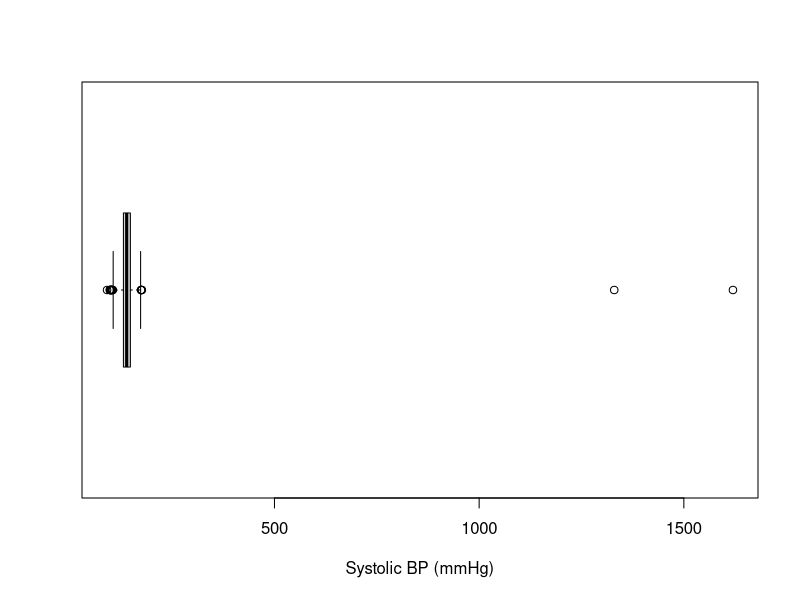
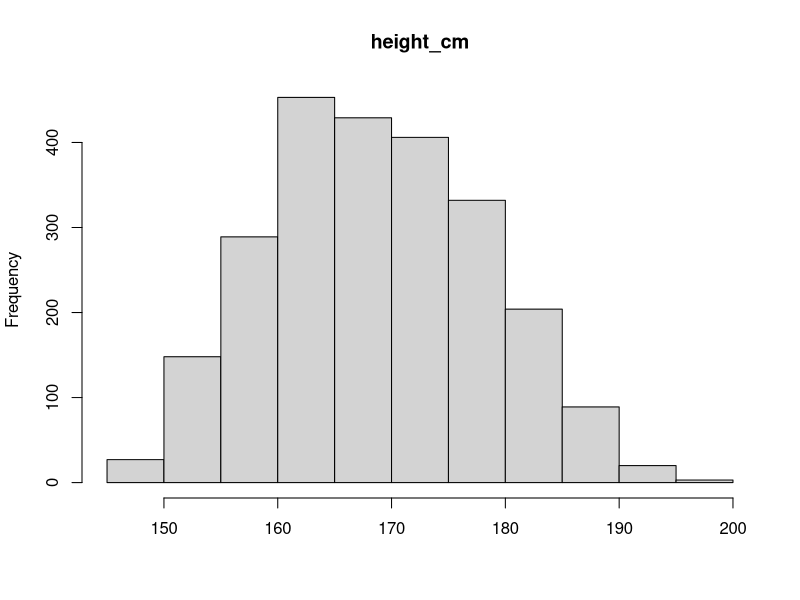
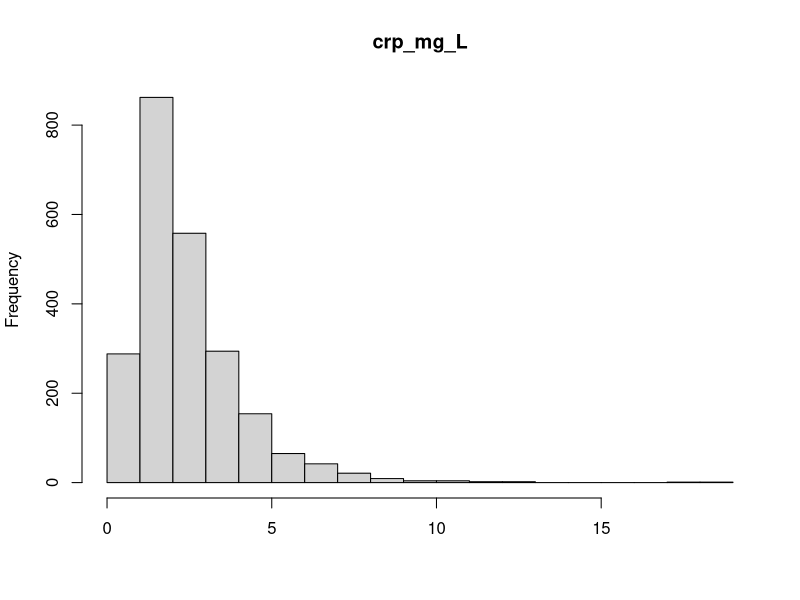
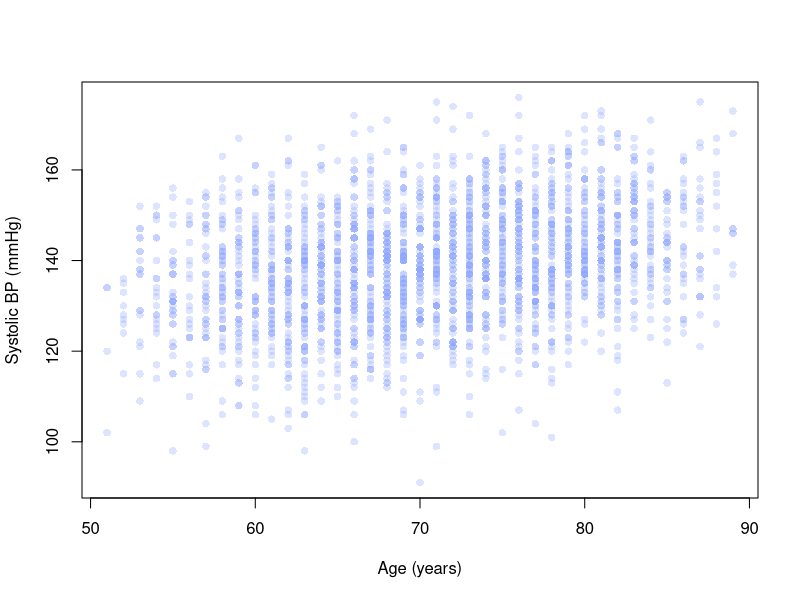

Generate these figures, in order, with R:
## ---- chunk 1
#| include: false
library(tidyverse)
library(conflicted)
conflicts_prefer(dplyr::filter)

cohort <- read_csv(
  here::here("Simulated_data/generated_uk/bioinformatics_msc_stats_baseline.csv"),
  show_col_types = FALSE
) |>
  select(
    participant_id, age_years, sex_at_birth, imd_quintile, smoking_status,
    self_rated_health, height_cm, bmi_kg_m2, systolic_bp_mmHg,
    crp_mg_L, obesity, type2_diabetes
  )
## ---- chunk 2
dim(cohort)
## ---- chunk 3
glimpse(cohort)
## ---- chunk 4
cohort |>
  summarise(
    mean   = mean(age_years),
    median = median(age_years)
  )
## ---- chunk 5
cohort |>
  summarise(
    sd    = sd(age_years),
    IQR   = IQR(age_years),
    range = max(age_years) - min(age_years)
  )
## ---- chunk 6
cohort |>
  summarise(
    n      = n(),
    mean   = mean(systolic_bp_mmHg),
    median = median(systolic_bp_mmHg),
    sd     = sd(systolic_bp_mmHg),
    IQR    = IQR(systolic_bp_mmHg),
    min    = min(systolic_bp_mmHg),
    max    = max(systolic_bp_mmHg)
  )
## ---- chunk 7
#| fig-height: 3.5
boxplot(cohort$systolic_bp_mmHg,
        horizontal = TRUE,
        xlab = "Systolic BP (mmHg)")
## ---- chunk 8
cohort |>
  filter(systolic_bp_mmHg > 250) |>
  select(participant_id, age_years, systolic_bp_mmHg)
## ---- chunk 9
cohort_clean <- cohort |>
  mutate(
    systolic_bp_mmHg = if_else(
      systolic_bp_mmHg > 250,
      systolic_bp_mmHg / 10,
      systolic_bp_mmHg
    )
  )

cohort_clean |>
  summarise(mean = mean(systolic_bp_mmHg), sd = sd(systolic_bp_mmHg))
## ---- chunk 10
c(
  raw     = cor(cohort$age_years,       cohort$systolic_bp_mmHg),
  cleaned = cor(cohort_clean$age_years, cohort_clean$systolic_bp_mmHg)
) |> round(3)
## ---- chunk 11
cohort |>
  summarise(
    across(
      c(height_cm, crp_mg_L),
      list(mean = ~ mean(.x, na.rm = TRUE), median = ~ median(.x, na.rm = TRUE))
    )
  ) |>
  round(2)
## ---- chunk 12
#| fig-height: 3.5
#| layout-ncol: 2
hist(cohort$height_cm, main = "height_cm", xlab = NULL)
hist(cohort$crp_mg_L,  main = "crp_mg_L",  xlab = NULL)
## ---- chunk 13
cohort |>
  summarise(across(everything(), ~ sum(is.na(.x)))) |>
  pivot_longer(everything(), names_to = "variable", values_to = "n_missing") |>
  filter(n_missing > 0) |>
  arrange(desc(n_missing))
## ---- chunk 14
mean(cohort$crp_mg_L)
## ---- chunk 15
mean(cohort$crp_mg_L, na.rm = TRUE)
## ---- chunk 16
cohort |> count(smoking_status)
## ---- chunk 17
cohort |> count(self_rated_health, sort = TRUE)
## ---- chunk 18
mean(cohort$obesity)
## ---- chunk 19
cohort |> count(obesity)
## ---- chunk 20
cohort_clean <- cohort_clean |>
  mutate(
    obese = str_to_sentence(str_trim(obesity)),
    obese = obese %in% c("Y", "Yes")
  )

cohort_clean |> count(obesity, obese)
## ---- chunk 21
cohort_clean |>
  summarise(
    n          = n(),
    n_obese    = sum(obese),
    prevalence = mean(obese)
  )
## ---- chunk 22
cohort_clean |>
  count(sex_at_birth, obese) |>
  pivot_wider(names_from = obese, values_from = n, names_prefix = "obese_")
## ---- chunk 23
cohort_clean |>
  group_by(sex_at_birth) |>
  summarise(n = n(), obesity_prevalence = mean(obese)) |>
  arrange(desc(n))
## ---- chunk 24
cor(cohort_clean$age_years, cohort_clean$systolic_bp_mmHg)
## ---- chunk 25
cor(cohort$bmi_kg_m2, cohort$crp_mg_L)
## ---- chunk 26
cor(cohort$bmi_kg_m2, cohort$crp_mg_L, use = "complete.obs")
## ---- chunk 27
#| fig-height: 3.5
plot(cohort_clean$age_years, cohort_clean$systolic_bp_mmHg,
     pch = 16, col = rgb(0.56, 0.66, 1, 0.3),
     xlab = "Age (years)", ylab = "Systolic BP (mmHg)")
